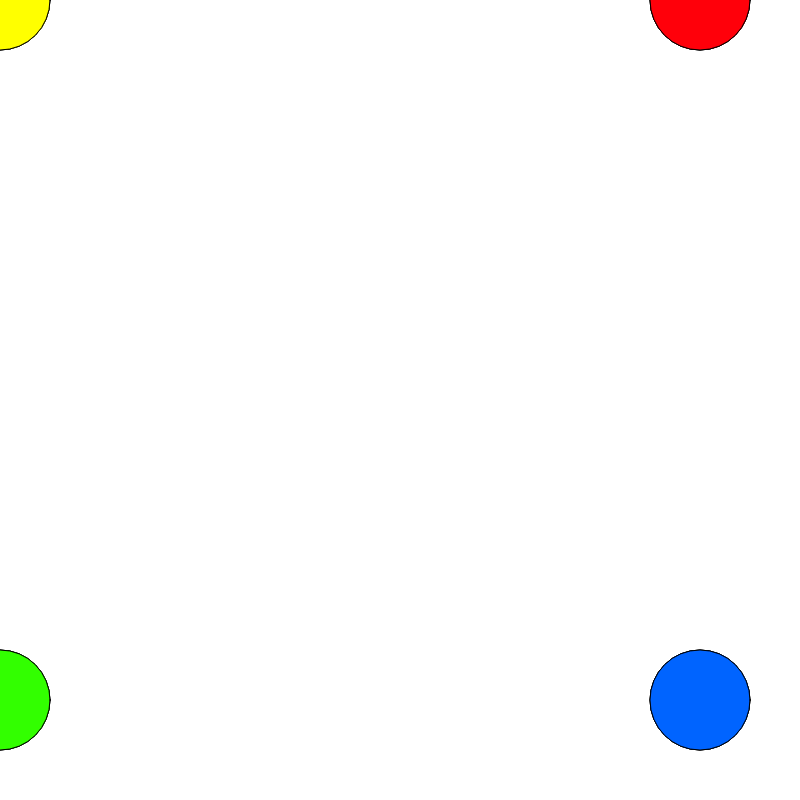
Frame 1 (no input)
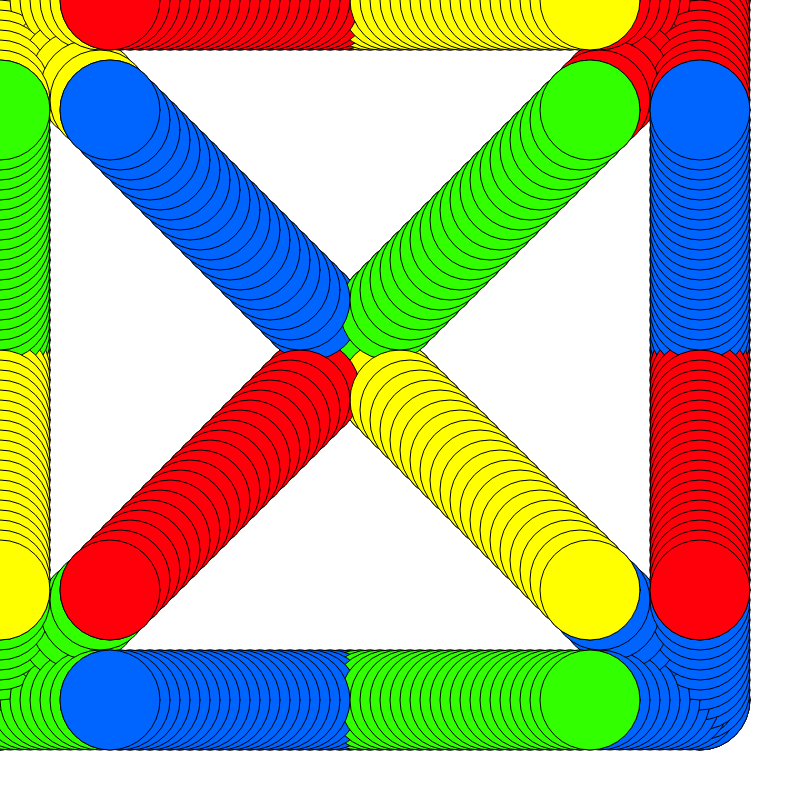
Frame 60 (no input)
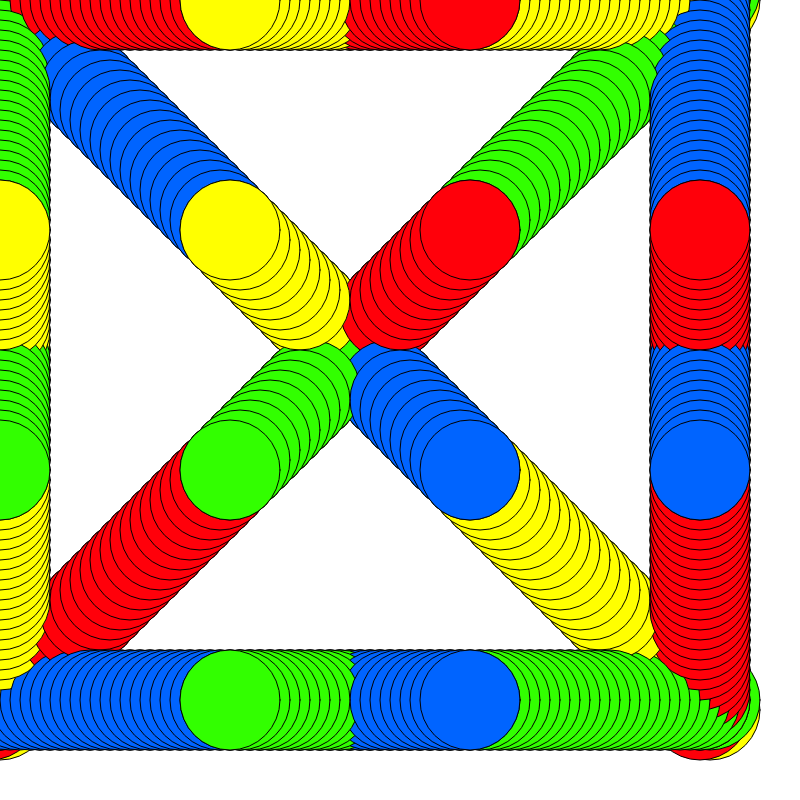
Frame 120 (the mouse pressed at the canvas centre since frame 60)

The p5.js sketch that drew these frames (run headless with seeded random() and noise() and a simulated clock; from frame 60 on, the mouse is pressed at the canvas centre):

// p5.js sketch
// ── sketch.js
function setup() {
  createCanvas(800, 800);
}
var move = 0
var delta = 10

function draw() {
  //top right
  fill(255, 255, 0)
  ellipse(0 + move, 0, 100, 100)
  ellipse(0, 0 +move, 100, 100)
  ellipse(0 + move, 0 + move, 100, 100)
  
  //top left
  fill(255, 0, 10)
  ellipse(700 - move, 0, 100, 100)
  ellipse(700, 0 + move, 100, 100)
  ellipse(700 - move, 0 + move, 100, 100)
  
  //bottom left
  fill(0, 100, 255)
  ellipse(700 - move, 700, 100, 100)
  ellipse(700, 700 - move, 100, 100)
  ellipse(700 - move, 700 - move, 100, 100)
  
  //bottom right
  fill(50, 255, 0)
  ellipse(0 + move, 700, 100,100)
  ellipse(0, 700- move, 100, 100)
  ellipse(0 + move, 700 - move, 100, 100)
  
  move = move + delta
  if(move> 700){
    delta = -10
  }
  if(move< 0){
    delta= 10
  }
}
